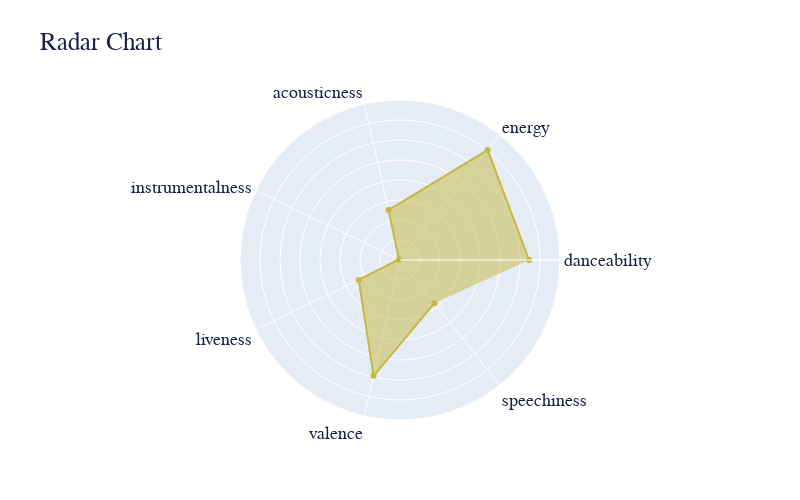

Notebook code for this chart:
### Markdown cell above
### Radar chart

I want to create a radar chart to show the mean values of all of those variables which are between 0 and 1. I use plotly for this.

### Code cell
mean_scores = ts[['danceability', 'energy', 'acousticness', 'instrumentalness', 'liveness', 'valence', 'speechiness']].mean()
mean_df = pd.DataFrame(mean_scores).reset_index()
mean_df.columns = ['score', 'median']

fig = go.Figure(data=go.Scatterpolar(
    r=mean_df['median'],
    theta=mean_df['score'],
    fill='toself',
    hovertemplate='%{theta}<br>mean: %{r:.2f}'))

fig.update_layout(
    title="Radar Chart",
    width=800,
    height=500,
    font_family="Anton-Regular",
    font_color="#1B2145",
    font_size=18,
    title_font_family="True Crimes",
    title_font_size=25,
    legend_title_font_family="True Crimes",
    legend_title_font_size=22,
    polar=dict(
        radialaxis=dict(
            visible=True,
            range=[0, 0.8],
            tickvals=[0, 0.1, 0.2, 0.3, 0.4, 0.5, 0.6, 0.7],
            showticklabels=False)))

fig.update_traces(line=dict(color='#C6B841'), hoverlabel=dict(namelength=0))

fig.show()

### Figure 1 — Plotly figure (JSON) as saved in the notebook; plotly's stock layout.template omitted (floating-point values rounded to 4 significant figures)
{"data": [{"fill": "toself", "hoverlabel": {"namelength": 0}, "hovertemplate": "%{theta}<br>mean: %{r:.2f}", "line": {"color": "#C6B841"}, "r": [0.6454, 0.7031, 0.257, 0.00563, 0.2291, 0.5938, 0.2762], "theta": ["danceability", "energy", "acousticness", "instrumentalness", "liveness", "valence", "speechiness"], "type": "scatterpolar"}], "layout": {"font": {"color": "#1B2145", "family": "Anton-Regular", "size": 18}, "height": 500, "legend": {"title": {"font": {"family": "True Crimes", "size": 22}}}, "polar": {"angularaxis": {"type": "category"}, "radialaxis": {"autorange": false, "range": [0, 0.8], "showticklabels": false, "tickvals": [0, 0.1, 0.2, 0.3, 0.4, 0.5, 0.6, 0.7], "type": "linear", "visible": true}}, "title": {"font": {"family": "True Crimes", "size": 25}, "text": "Radar Chart"}, "width": 800}}
